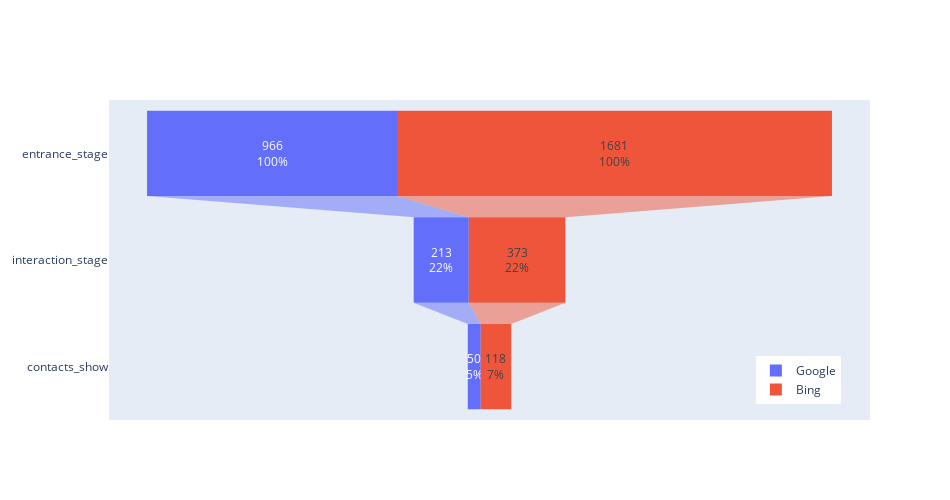

The code cell stored with this chart in its notebook:
### Markdown cell above
### Diferencias por fuente - Conversion

 - Ho: La conversion es la misma independiente de la fuente por donde proviene el usuario
 - H1: La conversion varia segun la fuente de donde provienen los usuarios
 - alpha: nivel de significacion, probabilidad de cometer un error tipo 1, 5%

### Code cell
# graficamos los embudos para el flujo considerado
fig = go.Figure()

fig.add_trace(
    go.Funnel(
        name="Google",
        y=["entrance_stage", "interaction_stage", "contacts_show"],
        x=[
            entrance_stage_nusers_google,
            interaction_stage_nusers_google,
            contacts_show_nusers_google,
        ],
        textinfo="value+percent initial",
        constraintext="outside",
    )
)

fig.add_trace(
    go.Funnel(
        name="Bing",
        y=["entrance_stage", "interaction_stage", "contacts_show"],
        x=[
            entrance_stage_nusers_bing,
            interaction_stage_nusers_bing,
            contacts_show_nusers_bing,
        ],
        textinfo="value+percent initial",
    )
)

fig.update_layout(legend=dict(x=0.85, y=0.05), width=950, height=500)
fig.show()

### Figure 1 — Plotly figure (JSON) as saved in the notebook; plotly's stock layout.template omitted (floating-point values rounded to 4 significant figures)
{"data": [{"constraintext": "outside", "name": "Google", "textinfo": "value+percent initial", "type": "funnel", "x": [966, 213, 50], "y": ["entrance_stage", "interaction_stage", "contacts_show"]}, {"name": "Bing", "textinfo": "value+percent initial", "type": "funnel", "x": [1681, 373, 118], "y": ["entrance_stage", "interaction_stage", "contacts_show"]}], "layout": {"height": 500, "legend": {"x": 0.85, "y": 0.05}, "width": 950}}
